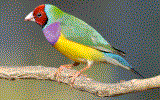
#> input picture finch.png, 160 x 100 px
$ python imgconverter.py
#> lines starting #> are read from the running program, lines starting #| are printed output that depends on the picture
from PIL import Image


ver_res = 100
hor_res = 160

image = Image.open("finch.png").convert("RGB")
out_file = open("finch.bin", "wb")

rb_lut = [85 * round(i * (3.0 / 255.0)) for i in range(256)]
g_lut =  [36 * round(i * (7.0 / 255.0)) for i in range(256)]

r, g, b = image.split()
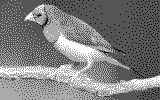
#> r: PIL image 160x100 L; min 0, max 255, mean 125.7
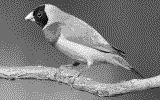
#> g: PIL image 160x100 L; min 0, max 255, mean 124.4
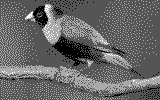
#> b: PIL image 160x100 L; min 0, max 255, mean 102.4
r = r.point(rb_lut)
g = g.point(g_lut)
b = b.point(rb_lut)
#
out = Image.merge("RGB", (r, g, b))

pixels = image.load()

DRAWING_BIT = 0b00000100
NO_DRAWING_MASK = ~DRAWING_BIT

def makePixel(red,green,blue):
    red = int(round(red / 85)) & 0b11
    green = int(round(green / 36)) & 0b111
    blue = int(round(blue / 85)) & 0b11

    return NO_DRAWING_MASK & (red | (blue << 3) | (green << 5))

for y in range(ver_res):
    for x in range(hor_res):
        try:
            # print(pixels[x, y])
            r,g,b = pixels[x, y]
            # print(r,g,b)
            # print("{:08b}".format(makePixel(r,g,b)))
            out_file.write(makePixel(r,g,b).to_bytes(1))
        except IndexError:
            out_file.write(chr(0))
#> this loop made 100 passes
